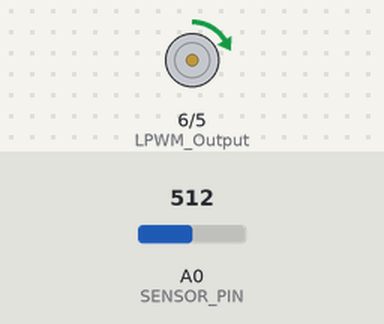
Bench run of a sketch on a simulated Arduino Uno, built with avr-gcc and run on an emulated ATmega328P. Parts: motor-driver pin pairs drawn as motors (green arrow = first pin HIGH = forward, orange = second pin HIGH = backward, longer = more drive). The inputs (shaded band) are chosen by the test bench; at power-on: A0 (SENSOR_PIN) = 512.

Above: at 1.2 s.
1.3 s: A0 (SENSOR_PIN) set to 505
At 1.7 s:
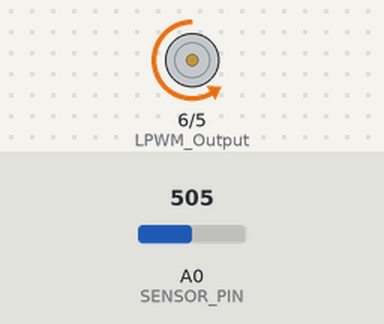
Timing chart, 0 to 4.3 s (numbered marks = the images above; inputs shaded):
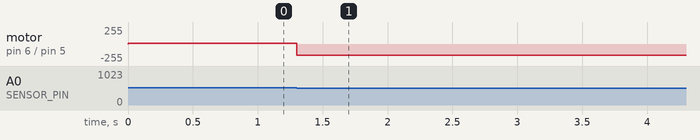

The sketch:

IBT_2Motor.ino
```cpp
/*
IBT-2 Motor Control Board driven by Arduino.

Speed and direction controlled by a potentiometer attached to analog input 0.
One side pin of the potentiometer (either one) to ground; the other side pin to +5V

Connection to the IBT-2 board:
IBT-2 pin 1 (RPWM) to Arduino pin 5(PWM)
IBT-2 pin 2 (LPWM) to Arduino pin 6(PWM)
IBT-2 pins 3 (R_EN), 4 (L_EN), 7 (VCC) to Arduino 5V pin
IBT-2 pin 8 (GND) to Arduino GND
IBT-2 pins 5 (R_IS) and 6 (L_IS) not connected
*/

int SENSOR_PIN = 0; // center pin of the potentiometer

int RPWM_Output = 5; // Arduino PWM output pin 5; connect to IBT-2 pin 1 (RPWM)
int LPWM_Output = 6; // Arduino PWM output pin 6; connect to IBT-2 pin 2 (LPWM)

void setup()
{
  pinMode(RPWM_Output, OUTPUT);
  pinMode(LPWM_Output, OUTPUT);
}

void loop()
{
  int sensorValue = analogRead(SENSOR_PIN);

  // sensor value is in the range 0 to 1023
  // the lower half of it we use for reverse rotation; the upper half for forward rotation
  if (sensorValue < 512)
  {
    // reverse rotation
    //int reversePWM = -(sensorValue - 511) / 2;
    int reversePWM = 170;
    analogWrite(LPWM_Output, 0);
    analogWrite(RPWM_Output, reversePWM);
  }
  else
  {
    // forward rotation
   // int forwardPWM = (sensorValue - 512) / 2;
   int forwardPWM  = 10;
    analogWrite(LPWM_Output, forwardPWM);
    analogWrite(RPWM_Output, 0);
  }
}
```

Measured:
- the behaviour switches between 512 and 511 on A0 (SENSOR_PIN) (found by bisection; images 0 and 1)
- after the input at 1.3 s, motor on pin 6 (LPWM_Output) / pin 5 (RPWM_Output): forward 10/255 → backward 170/255 at once
